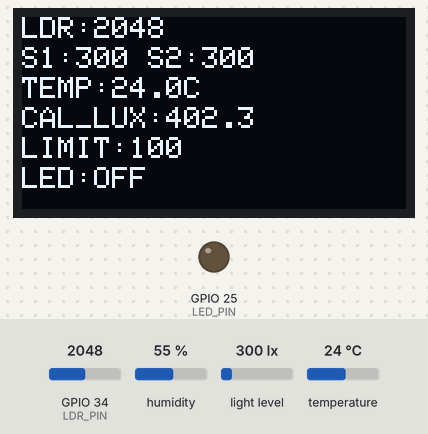
A sketch run on a simulated ESP32. Parts: 128×64 one-colour display, output pins drawn as LEDs (lit = HIGH). Inputs (shaded band) come from the test bench; at power-on: light level 300 lx, temperature 24 °C, GPIO 34 (LDR_PIN) = 2048, humidity 55 %. What the sketch prints to the serial monitor is not drawn.

Above: at 2.2 s.
2.3 s: light level set to 109 lx
At 3.9 s:
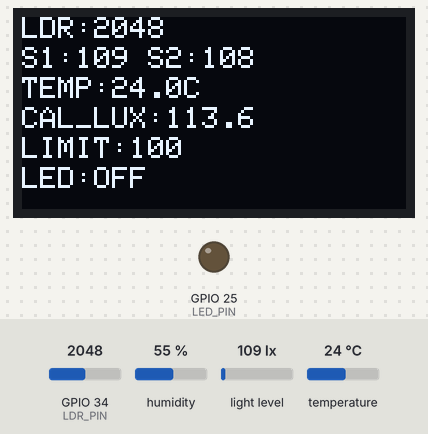
4.7 s: light level set to 90 lx
At 6.9 s:
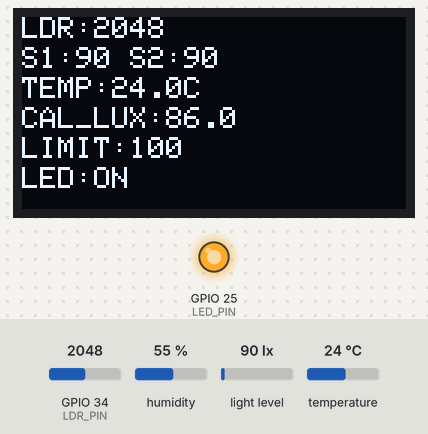
7.3 s: temperature set to 30.5 °C
At 8.6 s:
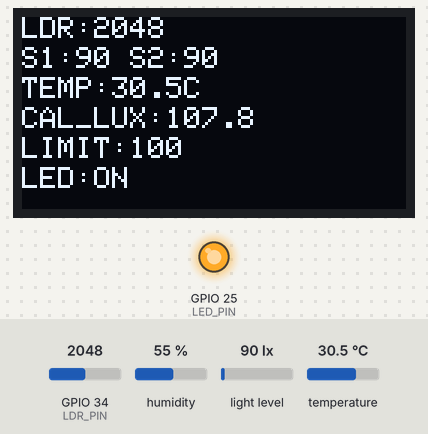
9.4 s: temperature set to 31.8 °C
At 10.31 s:
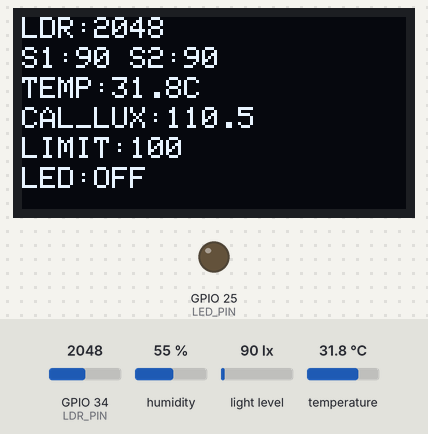
11.9 s: GPIO 34 (LDR_PIN) set to 2866
At 13.8 s:
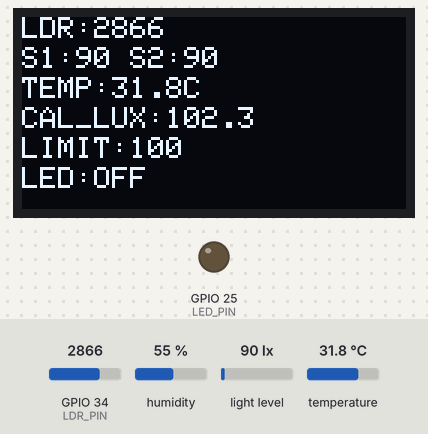
14.1 s: GPIO 34 (LDR_PIN) set to 3009
At 16.0 s:
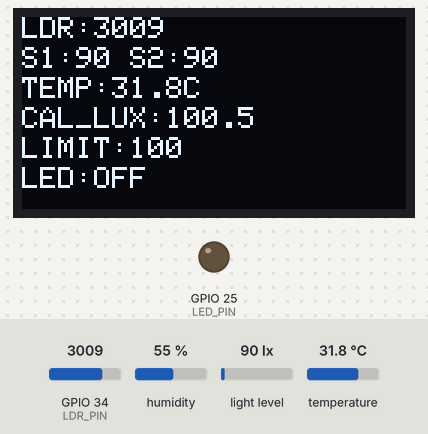
16.3 s: GPIO 34 (LDR_PIN) set to 3101
Timing chart, 0 to 19.3 s (numbered marks = the images above; inputs shaded):
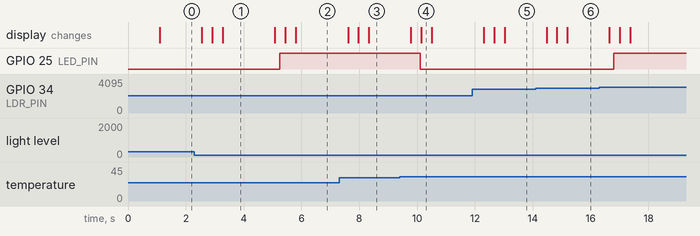

The sketch:

esp32_code.ino
```cpp
#include <Wire.h>
#include <BH1750.h>
#include <Adafruit_GFX.h>
#include <Adafruit_SSD1306.h>
#include <Adafruit_Sensor.h>
#include <Adafruit_TSL2561_U.h>
#include <DHT.h>

// ================= OLED =================
#define SCREEN_WIDTH 128
#define SCREEN_HEIGHT 64
#define OLED_RESET    -1
Adafruit_SSD1306 display(SCREEN_WIDTH, SCREEN_HEIGHT, &Wire, OLED_RESET);

// ================= Sensors =================
BH1750 bh1750;
Adafruit_TSL2561_Unified tsl = Adafruit_TSL2561_Unified(TSL2561_ADDR_FLOAT, 12345);

#define DHTPIN   4
#define DHTTYPE  DHT22
DHT dht(DHTPIN, DHTTYPE);

// ================= Pins =================
#define LDR_PIN  34
#define LED_PIN  25

// ================= LED Control =================
bool ledState = false;

// Limit = 100 lux with hysteresis
const float LED_ON_THRESHOLD  = 100.0;
const float LED_OFF_THRESHOLD = 110.0;

// ================= Smoothing =================
const int AVG_SAMPLES = 5;
float luxBuffer[AVG_SAMPLES] = {0};
int luxIndex = 0;
bool luxFilled = false;

// ================= Timing =================
unsigned long lastDisplayUpdate = 0;
const unsigned long displayInterval = 300;

// ======================================================
// DEPLOYMENT MODEL
// calLux = (-0.012158 * ldr) + (3.363431 * temp) + (1.506510 * bh1750) - 105.443679
// ======================================================
float getCalibratedLux(int ldrRaw, float tempC, float bhLux) {
  float calLux = (-0.012158 * ldrRaw) +
                 (3.363431 * tempC) +
                 (1.506510 * bhLux) -
                 105.443679;

  if (calLux < 0) calLux = 0;
  return calLux;
}

// ======================================================
// Moving average smoothing
// ======================================================
float getSmoothedLux(float newLux) {
  luxBuffer[luxIndex] = newLux;
  luxIndex++;

  if (luxIndex >= AVG_SAMPLES) {
    luxIndex = 0;
    luxFilled = true;
  }

  int count = luxFilled ? AVG_SAMPLES : luxIndex;
  if (count <= 0) return newLux;

  float sum = 0;
  for (int i = 0; i < count; i++) {
    sum += luxBuffer[i];
  }

  return sum / count;
}

// ======================================================
// LED control logic
// - If calLux <= 0 -> LED OFF
// - Turn ON below 100
// - Turn OFF above 110
// - Keep previous state in between
// ======================================================
void updateLED(float calLux) {
  if (calLux <= 0 || isnan(calLux)) {
    ledState = false;
  }
  else if (!ledState && calLux < LED_ON_THRESHOLD) {
    ledState = true;
  }
  else if (ledState && calLux > LED_OFF_THRESHOLD) {
    ledState = false;
  }

  digitalWrite(LED_PIN, ledState ? HIGH : LOW);
}

// ======================================================
// TSL setup
// ======================================================
void configureTSL() {
  tsl.enableAutoRange(true);
  tsl.setIntegrationTime(TSL2561_INTEGRATIONTIME_101MS);
}

void setup() {
  Serial.begin(115200);

  pinMode(LED_PIN, OUTPUT);
  digitalWrite(LED_PIN, LOW);

  Wire.begin();
  dht.begin();

  if (!display.begin(SSD1306_SWITCHCAPVCC, 0x3C)) {
    Serial.println("OLED not found");
    while (1);
  }

  display.clearDisplay();
  display.setTextSize(1);
  display.setTextColor(SSD1306_WHITE);
  display.setCursor(0, 0);
  display.println("Initializing...");
  display.display();

  if (!bh1750.begin(BH1750::CONTINUOUS_HIGH_RES_MODE)) {
    Serial.println("BH1750 not found");
  }

  if (!tsl.begin()) {
    Serial.println("TSL2561 not found");
  } else {
    configureTSL();
  }

  delay(1000);
}

void loop() {
  // ================= Read sensors =================
  int ldrRaw = analogRead(LDR_PIN);
  float tempC = dht.readTemperature();
  float s2Lux = bh1750.readLightLevel();

  sensors_event_t event;
  tsl.getEvent(&event);
  float s1Lux = event.light;

  // ================= Clean invalid values =================
  if (isnan(tempC)) tempC = 0;
  if (isnan(s2Lux) || s2Lux < 0) s2Lux = 0;
  if (isnan(s1Lux) || s1Lux < 0) s1Lux = 0;

  // ================= Deployment model =================
  float calLux = getCalibratedLux(ldrRaw, tempC, s2Lux);

  // ================= Smooth lux =================
  float smoothCalLux = getSmoothedLux(calLux);

  // ================= LED update =================
  updateLED(smoothCalLux);

  // ================= Serial monitor =================
  Serial.print("LDR: "); Serial.print(ldrRaw);
  Serial.print(" | TEMP: "); Serial.print(tempC, 1);
  Serial.print(" | S1: "); Serial.print(s1Lux, 1);
  Serial.print(" | S2: "); Serial.print(s2Lux, 1);
  Serial.print(" | CAL_LUX: "); Serial.print(smoothCalLux, 1);
  Serial.print(" | LIMIT: 100");
  Serial.print(" | LED_STATUS: "); Serial.println(ledState ? "ON" : "OFF");

  // ================= OLED =================
  if (millis() - lastDisplayUpdate >= displayInterval) {
    lastDisplayUpdate = millis();

    display.clearDisplay();
    display.setTextSize(1);
    display.setTextColor(SSD1306_WHITE);

    display.setCursor(0, 0);
    display.print("LDR:");
    display.print(ldrRaw);

    display.setCursor(0, 10);
    display.print("S1:");
    display.print(s1Lux, 0);
    display.print(" S2:");
    display.print(s2Lux, 0);

    display.setCursor(0, 20);
    display.print("TEMP:");
    display.print(tempC, 1);
    display.print("C");

    display.setCursor(0, 30);
    display.print("CAL_LUX:");
    display.print(smoothCalLux, 1);

    display.setCursor(0, 40);
    display.print("LIMIT:100");

    display.setCursor(0, 50);
    display.print("LED:");
    display.print(ledState ? "ON" : "OFF");

    display.display();
  }

  delay(150);
}
```

Measured:
- the behaviour switches between 100 and 99 lx on light level (found by bisection; images 1 and 2)
- the behaviour switches between 31.1 and 31.2 °C on temperature (found by bisection; images 3 and 4)
- after the input at 2.3 s, the display: first changes after 0.25 s (image 1 shows a later state)
- after the input at 4.7 s, GPIO 25 (LED_PIN): LOW → HIGH after 0.54 s; the display: first changes after 0.38 s (image 2 shows a later state)
- after the input at 7.3 s, the display: first changes after 0.31 s (image 3 shows a later state)
- after the input at 9.4 s, GPIO 25 (LED_PIN): HIGH → LOW after 0.71 s; the display: first changes after 0.38 s (image 4 shows a later state)
- after the input at 11.9 s, the display: first changes after 0.41 s (image 5 shows a later state)
- after the input at 14.1 s, the display: first changes after 0.38 s (image 6 shows a later state)
- after the input at 16.3 s, GPIO 25 (LED_PIN): LOW → HIGH after 0.51 s
